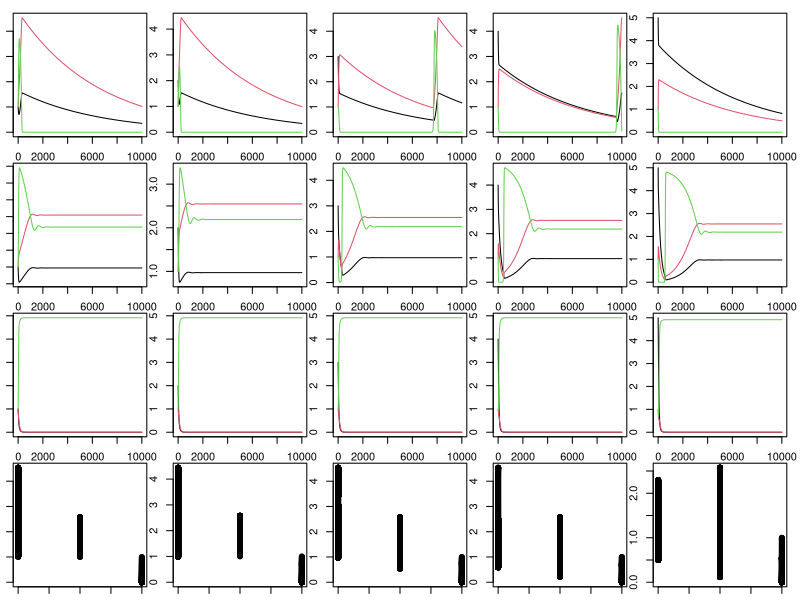

The R source for this figure:

library(deSolve)

#### RUNTIME ###################################################################

# start timing script
start <- proc.time()

#### PARAMETERS ################################################################

# t subscript in variable name indicates temperature-sensitive
# base terms are now the scaling factor for temperature-sensitive terms

# z: adult to juvenile size ratio
z<-0.2
# p: adult modifier on production of juveniles
# can use to modify stage structure, seems like it needs to be <1
p<-0.4
# sig: conversion efficiency of resource to useful energy for fish
sig<-0.7
# M: maximum ingestion rate
# make mass specific?
M<-0.5
# MS: function breadth for max intake rate
# i.e. attack rate, opens downward
MS<-10
# H: handling time
# speed at which fish can eat resources (smaller is faster)
H<-1
# HS: function breadth for handling time
# temperature parabola opens upward
HS<-10
# uJ: juvenile mortality
# uJ = 0.05 when C = 20
uJ<-1.625
# uJe: activation energy of juvenile mortality
uJe<--0.006
# uA: adult mortality
# uA = 0.005 when C = 20
uA<-1.625
# uAe: activation energy og adult mortality
uAe<--0.006
# uR: resource mortality
# uR = 0.005 when C = 20
uR<-0.163
# uRe: activation energy of resource mortality
uRe<--0.006
# t: costs of maintaining somatic growth/turnover
# i.e. base level of resource intake you must exceed to mature/reproduce
# t = 0.1 when C = 20
t<-0.326
# te: activation energy of metabolic waste
te<--0.006
# r: resource growth rate
r<-1.5
# rS: function breadth for resource growth rate
# temperature parabola opens downward
rS<-15
# K: resource carrying capacity
K<-5
# B: adult reproductive rate
B<-0.5
# boltzmann's constant
kb<-8.617*10^-5
# t: temperature in degrees celsius
# 20 is optimal, 10 is cold, 30 is hot
C<-20

#### ODE FUNCTIONS #############################################################

# t subscript in variable name indicates temperature-sensitive

# Mt: maximum ingestion rate
# Ht: handling time
# tt: costs of maintaining somatic growth/turnover
# uJt: mortality rate for juveniles
# uAt: mortality rate for adults
# uRt: mortality rate for resources
# rt: resource growth rate
# ca: functional response for adults
# cj: functional response for juveniles
# mj: juvenile maturation rate
# ra: reproduction per adult

BaseStaget<-function(t,y,p){
    {
        J<-y[1]
        A<-y[2]
        R<-y[3]
    }
    with(as.list(p),{
        Mt<-M*exp(-(C-20)^2/(2*MS)^2)
        Ht<-H*exp((C-20)^2/(2*HS)^2)
        tt<-t*exp(te/(kb*C))
        uJt<-uJ*exp(uJe/(kb*C))
        uAt<-uA*exp(uAe/(kb*C))
        uRt<-uR*exp(uRe/(kb*C))
        rt<-r*exp(-(C-23)^2/(2*rS)^2)
        
        ca<-Mt*(R/(Ht+R))
        cj<-Mt*(R/(Ht+R))
        ifelse(((sig*cj)-tt)<0, mj<-0, mj<-(((sig*cj)-tt)-uJt)/(1-z^(1-(uJt/((sig*cj)-tt)))))
        ifelse(((sig*ca)-tt)<0, ra<-0, ra<-((sig*ca)-tt)*B)
        
        dJ.dt<- ra*A -mj*J - uJt *J
        
        dA.dt<- mj*J - uAt*A -ra*p*A
        
        dR.dt<- rt*R*(1-(R/K)) - cj*J - ca*A - uRt*R
        
        return(list(c(dJ.dt,dA.dt,dR.dt)))
    })
}

#### SIMULATION ################################################################

# Set Plot Preferences ---------------------------------------------------------

# plot juvenile, adult, and resource dynamics?
dynamics.plot = T
# plot bifurcation plot?
bifrucation.plot = T
# layout for plots
par(mfcol=c(4,5), mar=c(1,1,1,1))

days <- 1000
iterations <- seq(0,days,by=0.1)
if (bifrucation.plot) {
    bifurcation.plot.variable <- "Adults"
}

# Set State Variables ----------------------------------------------------------

juv.vec <- c(1,2,3,4,5) # juveniles
a <- 1 # adults
r <- 1 # resources

# Set Parameters ---------------------------------------------------------------

# choose parameter to change
parm.name <- "C"
# choose range of parameters
parm.seq <- seq(10,30,length = 3)

# ------------------------------------------------------------------------------

# create parameter vector
parms<-c(z=z, p=p, sig=sig, M=M, MS=MS, H=H,HS=HS, uJ=uJ, uJe=uJe,
         uA=uA, uAe=uAe, uR=uR, uRe=uRe, t=t, te=te,r=r, rS=rS, K=K, B=B, kb=kb, C=C)
# find index of parameter to change
parm.index <- which(names(parms)==parm.name)

# initialize list to store output
output <- list()

# loop to change initial value of juveniles
for (j in juv.vec) {
    y <- c(j,a,r)
    names(y) <- c("Juveniles", "Adults", "Resources")
    
    
    # loop to change parameter
    for (i in 1:length(parm.seq)) {
        # set parameters
        parms.loop <- parms
        parms.loop[parm.index] <- parm.seq[i]

        # run simulation
        output[[i]] <- ode(y=y, time=iterations, BaseStaget, parms=parms.loop)
        # remove time column
        output[[i]] <- output[[i]][,-1]
        
        # juvenile, adult, and resource dynamics plot
        if (dynamics.plot) {
            matplot(output[[i]],type="l",lty=1,pch=0.5,col=1:3,
                    xlab=paste0("J=",j," ","A=",a," ","R=",r," ", parm.name,"=", parm.seq[i]))
        }

    } # end parm.seq loop

    # bifurcation plot    
    if (bifrucation.plot) {
        range.lim <- lapply(output, function(x) apply(x, 2, range))
        range.lim <- apply(do.call("rbind", range.lim), 2, range)
        plot(0, 0, pch = "", xlab=paste0("J=",j," ","A=",a," ","R=",r," "),
             ylab = bifurcation.plot.variable, xlim = range(parm.seq),
             ylim = range.lim[,bifurcation.plot.variable])
        for (i in 1:length(parm.seq)) {
            points(rep(parm.seq[i], length(iterations)), output[[i]][,bifurcation.plot.variable])
        }
    }
    
} # end juv.vec loop

#### RUNTIME ###################################################################

# stop timing script
end <- proc.time()
# print elapsed time
print(end[3]-start[3])
